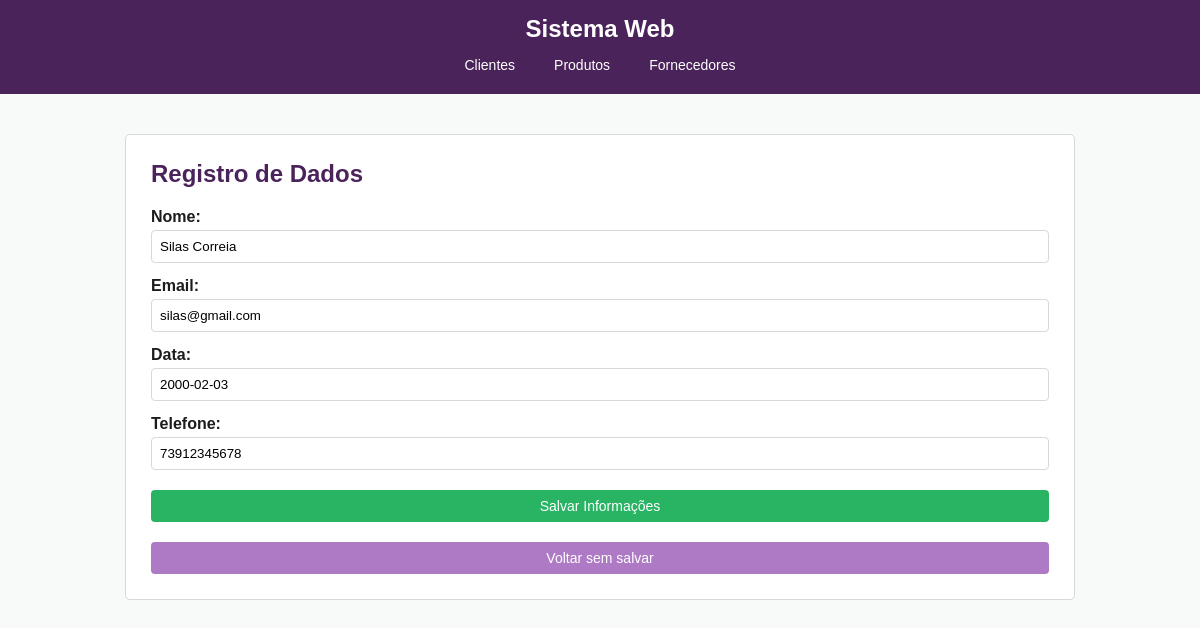
Screenshot of /api-clientes/editar/1 with the database file from the repository.
### clientes/models.py (models this page shows, shortened)
class Cliente(models.Model):
    nome = models.CharField(max_length=100)
    email = models.EmailField()
    data = models.DateField()
    telefone = models.CharField(max_length=11)

### clientes/views.py (the view)
# urls.py: path("editar/<int:pk>", ClienteUpdate.as_view(), name="editar-clientes"),
class ClienteUpdate(UpdateView):
    model = Cliente
    form_class = ClienteForm
    template_name = "clientes/form.html"
    success_url = reverse_lazy("lista-clientes")

### clientes/forms.py
class ClienteForm(ModelForm):
    class Meta:
        model = Cliente
        fields = ["nome", "email", "data", "telefone"]

### templates/clientes/form.html (shortened to what this page needs)
{% extends 'base.html' %}
{% block content %}
<div class="d-flex">
    <h2 style="color: var(--primary);">Registro de Dados</h2>
</div>
<form method="post">
    {{ form.as_p }}
    <div class="mt-3">
        <button type="submit" class="btn btn-success w-100">
            Salvar Informações
        </button>
        <button
            type="button"
            class="btn w-100 mt-3"
            style="background: var(--accent);"
            onclick="history.back()">
            Voltar sem salvar
        </button>
    </div>
</form>
{% endblock %}

### templates/base.html (style rules this page uses)
:root { --primary:#4a235a; --accent:#af7ac5; --danger:#c0392b; --success:#28b463; --light:#f8f9f9; --white:#ffffff; --dark:#1c1c1c; --border:#d5d8dc; }
* { box-sizing:border-box; margin:0; padding:0; font-family:Verdana, Geneva, Tahoma, sans-serif; }
body { background-color:var(--light); color:var(--dark); }
form p { margin-bottom:14px; }
label { display:block; margin-bottom:4px; font-weight:bold; }
input[type="text"], input[type="email"], input[type="number"], input[type="date"], select { width:100%; padding:8px; border:1px solid var(--border); border-radius:4px; }
.btn,button,input[type="submit"] { background:var(--primary); color:white; padding:8px 16px; border:none; border-radius:4px; cursor:pointer; text-decoration:none; font-size:14px; }
.btn-success { background:var(--success); }
.d-flex { display:flex; justify-content:space-between; align-items:center; margin-bottom:20px; }
.mt-3 { margin-top:20px; }
.w-100 { width:100%; }

### rows the page displays
Cliente: nome "Silas Correia", email "silas@gmail.com", data "2000-02-03", telefone "73912345678"
